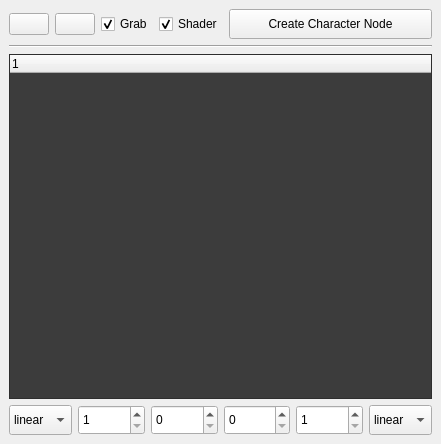
<?xml version="1.0" encoding="UTF-8"?>
<ui version="4.0">
 <class>shot_sculpt_ui</class>
 <widget class="QMainWindow" name="shot_sculpt_ui">
  <property name="geometry">
   <rect>
    <x>0</x>
    <y>0</y>
    <width>441</width>
    <height>444</height>
   </rect>
  </property>
  <property name="windowTitle">
   <string>Shot Sculpt</string>
  </property>
  <widget class="QWidget" name="centralwidget">
   <layout class="QVBoxLayout" name="verticalLayout">
    <item>
     <layout class="QHBoxLayout" name="head_hly">
      <item>
       <layout class="QHBoxLayout" name="refresh_hly">
        <item>
         <widget class="QPushButton" name="refresh_tree_btn">
          <property name="text">
           <string/>
          </property>
         </widget>
        </item>
        <item>
         <widget class="QPushButton" name="layer_oc_btn">
          <property name="text">
           <string/>
          </property>
         </widget>
        </item>
        <item>
         <layout class="QHBoxLayout" name="horizontalLayout_3">
          <item>
           <layout class="QHBoxLayout" name="horizontalLayout_2">
            <item>
             <widget class="QCheckBox" name="grab_cb">
              <property name="text">
               <string>Grab</string>
              </property>
              <property name="checked">
               <bool>true</bool>
              </property>
             </widget>
            </item>
            <item>
             <widget class="QCheckBox" name="shader_cb">
              <property name="text">
               <string>Shader</string>
              </property>
              <property name="checked">
               <bool>true</bool>
              </property>
             </widget>
            </item>
           </layout>
          </item>
          <item>
           <widget class="QPushButton" name="ccd_btn">
            <property name="sizePolicy">
             <sizepolicy hsizetype="Expanding" vsizetype="Preferred">
              <horstretch>0</horstretch>
              <verstretch>0</verstretch>
             </sizepolicy>
            </property>
            <property name="minimumSize">
             <size>
              <width>0</width>
              <height>30</height>
             </size>
            </property>
            <property name="text">
             <string>Create Character Node</string>
            </property>
           </widget>
          </item>
         </layout>
        </item>
       </layout>
      </item>
     </layout>
    </item>
    <item>
     <widget class="Line" name="line">
      <property name="orientation">
       <enum>Qt::Horizontal</enum>
      </property>
     </widget>
    </item>
    <item>
     <widget class="QTreeWidget" name="stree">
      <property name="styleSheet">
       <string notr="true">QTreeWidget {
        background-color: rgb(60, 60, 60);
		font-size: 14px;  /* 设置字体大小为 14 像素 */
    }

QTreeWidget::item {
        min-height: 25px;  /* 设置项目的最小高度为 30 像素 */
    }</string>
      </property>
      <property name="headerHidden">
       <bool>false</bool>
      </property>
      <attribute name="headerVisible">
       <bool>true</bool>
      </attribute>
     </widget>
    </item>
    <item>
     <layout class="QHBoxLayout" name="horizontalLayout">
      <item>
       <widget class="QComboBox" name="easyin_cmb">
        <property name="minimumSize">
         <size>
          <width>0</width>
          <height>30</height>
         </size>
        </property>
        <item>
         <property name="text">
          <string>linear</string>
         </property>
        </item>
        <item>
         <property name="text">
          <string>auto</string>
         </property>
        </item>
        <item>
         <property name="text">
          <string>spline</string>
         </property>
        </item>
       </widget>
      </item>
      <item>
       <widget class="QSpinBox" name="easyin_sp">
        <property name="sizePolicy">
         <sizepolicy hsizetype="Expanding" vsizetype="Minimum">
          <horstretch>0</horstretch>
          <verstretch>0</verstretch>
         </sizepolicy>
        </property>
        <property name="minimumSize">
         <size>
          <width>0</width>
          <height>30</height>
         </size>
        </property>
        <property name="minimum">
         <number>1</number>
        </property>
       </widget>
      </item>
      <item>
       <widget class="QSpinBox" name="holdin_sp">
        <property name="sizePolicy">
         <sizepolicy hsizetype="Expanding" vsizetype="Minimum">
          <horstretch>0</horstretch>
          <verstretch>0</verstretch>
         </sizepolicy>
        </property>
        <property name="minimumSize">
         <size>
          <width>0</width>
          <height>30</height>
         </size>
        </property>
       </widget>
      </item>
      <item>
       <widget class="QSpinBox" name="holdout_sp">
        <property name="sizePolicy">
         <sizepolicy hsizetype="Expanding" vsizetype="Minimum">
          <horstretch>0</horstretch>
          <verstretch>0</verstretch>
         </sizepolicy>
        </property>
        <property name="minimumSize">
         <size>
          <width>0</width>
          <height>30</height>
         </size>
        </property>
       </widget>
      </item>
      <item>
       <widget class="QSpinBox" name="easyout_sp">
        <property name="sizePolicy">
         <sizepolicy hsizetype="Expanding" vsizetype="Minimum">
          <horstretch>0</horstretch>
          <verstretch>0</verstretch>
         </sizepolicy>
        </property>
        <property name="minimumSize">
         <size>
          <width>0</width>
          <height>30</height>
         </size>
        </property>
        <property name="minimum">
         <number>1</number>
        </property>
       </widget>
      </item>
      <item>
       <widget class="QComboBox" name="easyout_cmb">
        <property name="minimumSize">
         <size>
          <width>0</width>
          <height>30</height>
         </size>
        </property>
        <item>
         <property name="text">
          <string>linear</string>
         </property>
        </item>
        <item>
         <property name="text">
          <string>auto</string>
         </property>
        </item>
        <item>
         <property name="text">
          <string>spline</string>
         </property>
        </item>
       </widget>
      </item>
     </layout>
    </item>
   </layout>
  </widget>
 </widget>
 <resources/>
 <connections/>
</ui>
